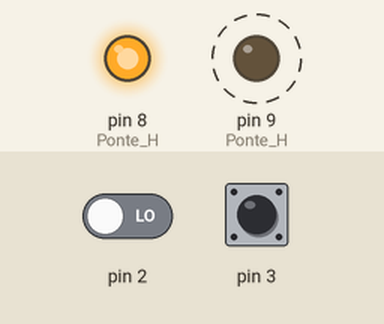
Simulated run of this sketch. Board: Arduino Uno, built with avr-gcc and run on an emulated ATmega328P. On the bench: output pins drawn as LEDs (lit = HIGH). Dashed ring = blinking. The test bench sets the inputs (shaded band); at power-on: pin 2 LOW, pin 3 HIGH. What the sketch prints to the serial monitor is not drawn.

Above: at 0.5 s.
Timing chart, 0 to 3.0 s (numbered marks = the images above):
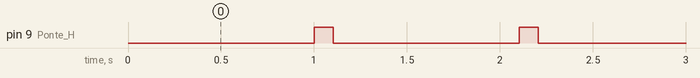

Measured:
- by itself, pin 9 (Ponte_H): alternates HIGH for 0.10 s and LOW for 1.0 s, 10 changes in all, then stays LOW

The sketch:

sketch_dec13a.ino
```cpp
int x = 0;
int garfield = 0;
unsigned long tempoEstabiliza;
unsigned long tempoConta;
unsigned long tempoLigou;
unsigned long tempoPartida;
int ciclos = 0;

void setup() {
  Serial.begin(9600);
  pinMode(9, OUTPUT); // Ponte H (entrada motor)
  pinMode(8, OUTPUT); // Ponte H (enable)
  digitalWrite(8, HIGH);
  pinMode(2, INPUT);
  pinMode(3, INPUT);

  attachInterrupt(digitalPinToInterrupt(2), conta, RISING);
  attachInterrupt(digitalPinToInterrupt(3), conta2, FALLING);

  analogWrite(9, 0); // Motor inicialmente desligado
  tempoEstabiliza = millis();
}

void conta() {
  tempoConta = millis();
  x++;
}

void conta2() {
  // Função não utilizada, mas mantida para consistência
}

void loop() {
  if (ciclos < 5) {
    if ((millis() - tempoEstabiliza > 1000) && (garfield == 0)) {
      Serial.println("Ligou");
      analogWrite(9, 255); // Liga o motor
      tempoPartida = millis();
      garfield = 1; // Motor ligado
    }

    // Calcula o tempo desde a partida
    if (garfield == 1 && (millis() - tempoPartida > 100)) {
      tempoLigou = tempoConta - tempoPartida;
      Serial.print("Ciclo ");
      Serial.print(ciclos + 1);
      Serial.print(": Tempo para ligar (tempoLigou): ");
      Serial.println(tempoLigou);

      garfield = 0;
      ciclos++;

      analogWrite(9, 0); // Desliga o motor
      Serial.println("Desligado");

      tempoEstabiliza = millis(); // Reinicia o tempo de espera para o próximo ciclo
    }
  } else {
    // Após 5 ciclos, desliga o motor e termina
    analogWrite(9, 0);
    Serial.println("ACABOU!!!!!!!");
    while (true);
  }
}
```
